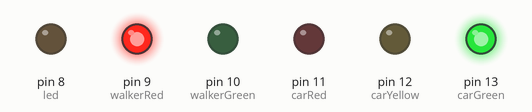
Recording of a sketch running on a simulated Arduino Uno, built with avr-gcc and run on an emulated ATmega328P. On the bench: output pins drawn as LEDs (lit = HIGH).

Above: at 4.0 s.
At 9.0 s:
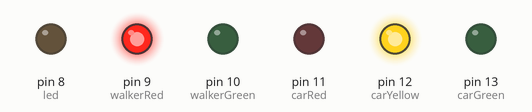
At 14.0 s:
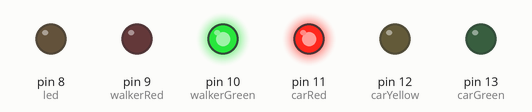
At 16.9 s:
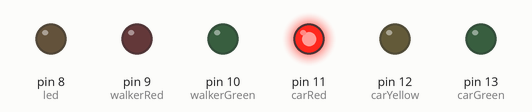
At 20.2 s:
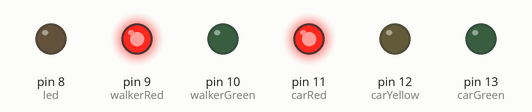
Timing chart, 0 to 27.6 s (numbered marks = the images above):
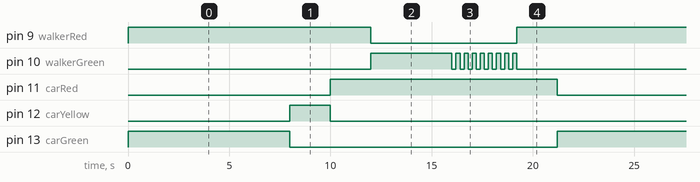

The sketch:

semaphore.ino
```cpp
int led = 8;

int walkerRed = 9;
int walkerGreen = 10;

int carRed = 11;
int carYellow = 12;
int carGreen = 13;

void setup() {
  pinMode(led, OUTPUT);
  pinMode(walkerRed, OUTPUT);
  pinMode(walkerGreen, OUTPUT);
  pinMode(carRed, OUTPUT);
  pinMode(carYellow, OUTPUT);
  pinMode(carGreen, OUTPUT);
}

void loop() {
  //singleLed();
  //twoLeds();
  semaphore();
}

void singleLed() {
  digitalWrite(led, HIGH);
  delay(100);
  digitalWrite(led, LOW);
  delay(100);
}

void twoLeds() {
  digitalWrite(walkerRed, HIGH);
  digitalWrite(walkerGreen, LOW);
  delay(100);
  digitalWrite(walkerRed, LOW);
  digitalWrite(walkerGreen, HIGH);
  delay(100);
}

void semaphore() {
  // Start as green
  digitalWrite(carGreen, HIGH);
  digitalWrite(carYellow, LOW);
  digitalWrite(carRed, LOW);
  digitalWrite(walkerRed, HIGH);
  digitalWrite(walkerGreen, LOW);
  delay(8000);
  // Changes to Yellow
  digitalWrite(carGreen, LOW);
  digitalWrite(carYellow, HIGH);
  digitalWrite(carRed, LOW);
  digitalWrite(walkerRed, HIGH);
  digitalWrite(walkerGreen, LOW);
  delay(2000);

  // Changes to Red
  digitalWrite(carGreen, LOW);
  digitalWrite(carYellow, LOW);
  digitalWrite(carRed, HIGH);
  digitalWrite(walkerRed, HIGH);
  digitalWrite(walkerGreen, LOW);
  delay(2000);

  // Opens for walkers
  digitalWrite(carGreen, LOW);
  digitalWrite(carYellow, LOW);
  digitalWrite(carRed, HIGH);
  digitalWrite(walkerRed, LOW);
  digitalWrite(walkerGreen, HIGH);
  delay(4000);

  //Blinks
  for(int i = 0; i < 8; i++) {
    digitalWrite(walkerRed, LOW);
    digitalWrite(walkerGreen, LOW);
    delay(200);
    digitalWrite(walkerRed, LOW);
    digitalWrite(walkerGreen, HIGH);
    delay(200);
  }

    // Changes to Red
  digitalWrite(carGreen, LOW);
  digitalWrite(carYellow, LOW);
  digitalWrite(carRed, HIGH);
  digitalWrite(walkerRed, HIGH);
  digitalWrite(walkerGreen, LOW);
  delay(2000);

}
```

Measured:
- by itself, pin 9 (walkerRed): repeats every 21.2 s: LOW 7.2 s, HIGH 14.0 s
- by itself, pin 10 (walkerGreen): repeats every 21.2 s: 8 × (LOW 0.20 s, HIGH 0.20 s), LOW 14.0 s, HIGH 4.0 s
- by itself, pin 11 (carRed): alternates HIGH for 11.2 s and LOW for 10.0 s
- by itself, pin 12 (carYellow): alternates HIGH for 2.0 s and LOW for 19.2 s
- by itself, pin 13 (carGreen): alternates HIGH for 8.0 s and LOW for 13.2 s
